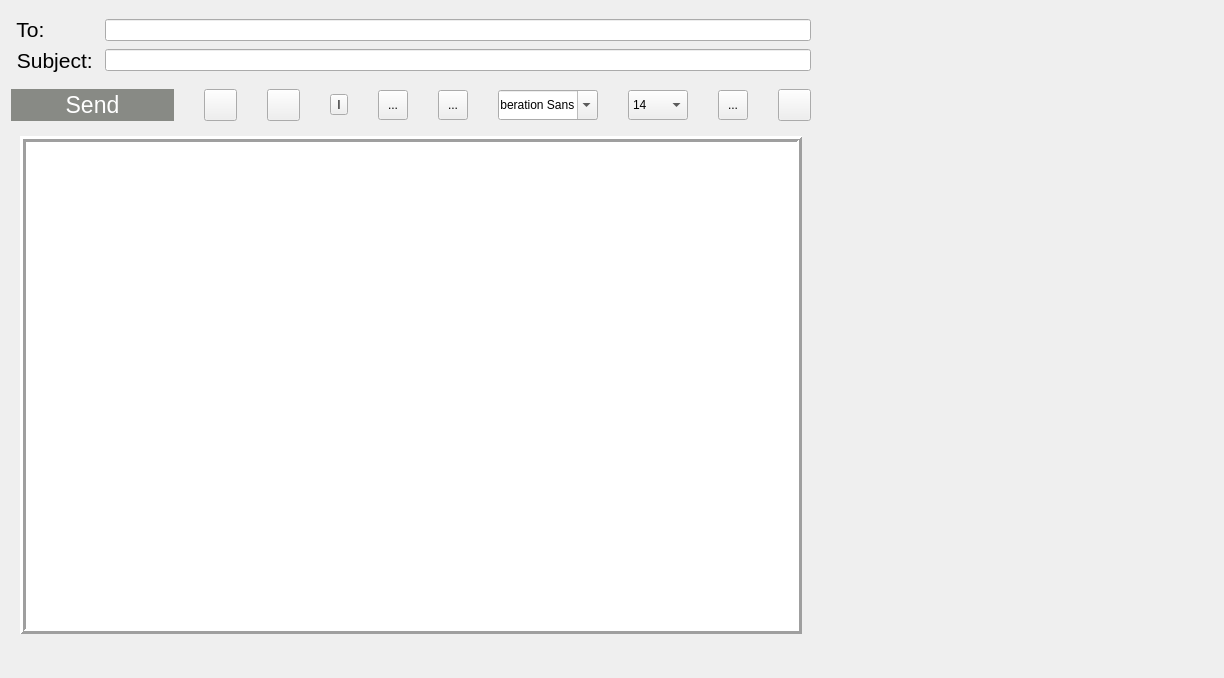
<?xml version="1.0" encoding="UTF-8"?>
<ui version="4.0">
 <class>Write</class>
 <widget class="QWidget" name="Write">
  <property name="geometry">
   <rect>
    <x>0</x>
    <y>0</y>
    <width>1224</width>
    <height>678</height>
   </rect>
  </property>
  <property name="minimumSize">
   <size>
    <width>1000</width>
    <height>0</height>
   </size>
  </property>
  <property name="maximumSize">
   <size>
    <width>1224</width>
    <height>16777215</height>
   </size>
  </property>
  <property name="windowTitle">
   <string>Form</string>
  </property>
  <layout class="QHBoxLayout" name="horizontalLayout_4">
   <item>
    <widget class="QWidget" name="widget_5" native="true">
     <property name="sizePolicy">
      <sizepolicy hsizetype="Fixed" vsizetype="Preferred">
       <horstretch>0</horstretch>
       <verstretch>0</verstretch>
      </sizepolicy>
     </property>
     <property name="minimumSize">
      <size>
       <width>800</width>
       <height>0</height>
      </size>
     </property>
     <property name="maximumSize">
      <size>
       <width>900</width>
       <height>16777215</height>
      </size>
     </property>
     <layout class="QVBoxLayout" name="verticalLayout">
      <property name="leftMargin">
       <number>0</number>
      </property>
      <property name="topMargin">
       <number>0</number>
      </property>
      <property name="rightMargin">
       <number>0</number>
      </property>
      <property name="bottomMargin">
       <number>0</number>
      </property>
      <item>
       <widget class="QWidget" name="widget_6" native="true"/>
      </item>
      <item>
       <widget class="QWidget" name="widget" native="true">
        <layout class="QHBoxLayout" name="horizontalLayout">
         <property name="leftMargin">
          <number>0</number>
         </property>
         <property name="topMargin">
          <number>0</number>
         </property>
         <property name="rightMargin">
          <number>0</number>
         </property>
         <property name="bottomMargin">
          <number>0</number>
         </property>
         <item>
          <widget class="QWidget" name="widget_7" native="true">
           <layout class="QVBoxLayout" name="verticalLayout_4">
            <property name="leftMargin">
             <number>0</number>
            </property>
            <property name="topMargin">
             <number>0</number>
            </property>
            <property name="rightMargin">
             <number>0</number>
            </property>
            <property name="bottomMargin">
             <number>0</number>
            </property>
            <item>
             <widget class="QLabel" name="label">
              <property name="font">
               <font>
                <pointsize>16</pointsize>
               </font>
              </property>
              <property name="text">
               <string> To:      </string>
              </property>
             </widget>
            </item>
            <item>
             <widget class="QLabel" name="label_2">
              <property name="font">
               <font>
                <pointsize>16</pointsize>
               </font>
              </property>
              <property name="text">
               <string> Subject: </string>
              </property>
             </widget>
            </item>
           </layout>
          </widget>
         </item>
         <item>
          <widget class="QWidget" name="widget_2" native="true">
           <layout class="QVBoxLayout" name="verticalLayout_3">
            <property name="leftMargin">
             <number>0</number>
            </property>
            <property name="topMargin">
             <number>0</number>
            </property>
            <property name="rightMargin">
             <number>0</number>
            </property>
            <property name="bottomMargin">
             <number>0</number>
            </property>
            <item>
             <widget class="QLineEdit" name="lineEdit_to">
              <property name="font">
               <font>
                <underline>true</underline>
               </font>
              </property>
              <property name="text">
               <string/>
              </property>
             </widget>
            </item>
            <item>
             <widget class="QLineEdit" name="lineEdit_subject">
              <property name="font">
               <font>
                <underline>true</underline>
               </font>
              </property>
              <property name="text">
               <string/>
              </property>
             </widget>
            </item>
           </layout>
          </widget>
         </item>
        </layout>
       </widget>
      </item>
      <item>
       <widget class="QWidget" name="widget_4" native="true">
        <layout class="QHBoxLayout" name="horizontalLayout_3">
         <property name="spacing">
          <number>30</number>
         </property>
         <property name="leftMargin">
          <number>0</number>
         </property>
         <property name="topMargin">
          <number>10</number>
         </property>
         <property name="rightMargin">
          <number>0</number>
         </property>
         <property name="bottomMargin">
          <number>0</number>
         </property>
         <item>
          <widget class="QPushButton" name="pushButton_send">
           <property name="minimumSize">
            <size>
             <width>0</width>
             <height>30</height>
            </size>
           </property>
           <property name="maximumSize">
            <size>
             <width>200</width>
             <height>16777215</height>
            </size>
           </property>
           <property name="font">
            <font>
             <pointsize>17</pointsize>
            </font>
           </property>
           <property name="styleSheet">
            <string notr="true">
QPushButton {
	background-color: rgb(136, 138, 133);
        color: rgb(255, 255, 255);
	border: 1px solid transparent;
	padding: 4px 22px;
}

QPushButton:hover {
	background-color: rgb(46, 52, 54);
        color: #ffffff;
}

QPushButton:pressed {
	color: rgb(255, 255, 255);
background-color: rgb(0, 0, 0);
}</string>
           </property>
           <property name="text">
            <string>Send</string>
           </property>
          </widget>
         </item>
         <item>
          <widget class="QToolButton" name="toolButton_appendix">
           <property name="toolTip">
            <string>Appendix</string>
           </property>
           <property name="text">
            <string/>
           </property>
           <property name="icon">
            <iconset resource="res.qrc">
             <normaloff>:/new/prefix1/picres/file_new.png</normaloff>:/new/prefix1/picres/file_new.png</iconset>
           </property>
           <property name="iconSize">
            <size>
             <width>25</width>
             <height>25</height>
            </size>
           </property>
          </widget>
         </item>
         <item>
          <widget class="QToolButton" name="toolButton_Bold">
           <property name="toolTip">
            <string>Bold</string>
           </property>
           <property name="text">
            <string/>
           </property>
           <property name="icon">
            <iconset resource="res.qrc">
             <normaloff>:/new/prefix1/picres/text_bold.png</normaloff>:/new/prefix1/picres/text_bold.png</iconset>
           </property>
           <property name="iconSize">
            <size>
             <width>25</width>
             <height>25</height>
            </size>
           </property>
           <property name="checkable">
            <bool>true</bool>
           </property>
          </widget>
         </item>
         <item>
          <widget class="QToolButton" name="toolButton_italic">
           <property name="toolTip">
            <string>Italic</string>
           </property>
           <property name="text">
            <string>I</string>
           </property>
           <property name="icon">
            <iconset resource="res.qrc">
             <normaloff>:/new/prefix1/picres/text_italic.png</normaloff>:/new/prefix1/picres/text_italic.png</iconset>
           </property>
           <property name="iconSize">
            <size>
             <width>25</width>
             <height>25</height>
            </size>
           </property>
           <property name="checkable">
            <bool>true</bool>
           </property>
          </widget>
         </item>
         <item>
          <widget class="QToolButton" name="toolButton_underline">
           <property name="minimumSize">
            <size>
             <width>30</width>
             <height>30</height>
            </size>
           </property>
           <property name="toolTip">
            <string>Underline</string>
           </property>
           <property name="text">
            <string>...</string>
           </property>
           <property name="icon">
            <iconset resource="res.qrc">
             <normaloff>:/new/prefix1/picres/text_underline.png</normaloff>:/new/prefix1/picres/text_underline.png</iconset>
           </property>
           <property name="iconSize">
            <size>
             <width>25</width>
             <height>25</height>
            </size>
           </property>
           <property name="checkable">
            <bool>true</bool>
           </property>
          </widget>
         </item>
         <item>
          <widget class="QToolButton" name="toolButton_color">
           <property name="minimumSize">
            <size>
             <width>30</width>
             <height>30</height>
            </size>
           </property>
           <property name="text">
            <string>...</string>
           </property>
           <property name="icon">
            <iconset resource="res.qrc">
             <normaloff>:/new/prefix1/picres/color_palette.png</normaloff>:/new/prefix1/picres/color_palette.png</iconset>
           </property>
           <property name="iconSize">
            <size>
             <width>25</width>
             <height>25</height>
            </size>
           </property>
           <property name="checkable">
            <bool>true</bool>
           </property>
          </widget>
         </item>
         <item>
          <widget class="QFontComboBox" name="fontComboBox">
           <property name="minimumSize">
            <size>
             <width>0</width>
             <height>30</height>
            </size>
           </property>
           <property name="maximumSize">
            <size>
             <width>100</width>
             <height>16777215</height>
            </size>
           </property>
           <property name="iconSize">
            <size>
             <width>16</width>
             <height>25</height>
            </size>
           </property>
          </widget>
         </item>
         <item>
          <widget class="QComboBox" name="comboBox">
           <property name="minimumSize">
            <size>
             <width>0</width>
             <height>30</height>
            </size>
           </property>
           <property name="maximumSize">
            <size>
             <width>60</width>
             <height>16777215</height>
            </size>
           </property>
           <property name="currentIndex">
            <number>6</number>
           </property>
           <item>
            <property name="text">
             <string>8</string>
            </property>
           </item>
           <item>
            <property name="text">
             <string>9</string>
            </property>
           </item>
           <item>
            <property name="text">
             <string>10</string>
            </property>
           </item>
           <item>
            <property name="text">
             <string>11</string>
            </property>
           </item>
           <item>
            <property name="text">
             <string>12</string>
            </property>
           </item>
           <item>
            <property name="text">
             <string>13</string>
            </property>
           </item>
           <item>
            <property name="text">
             <string>14</string>
            </property>
           </item>
           <item>
            <property name="text">
             <string>15</string>
            </property>
           </item>
           <item>
            <property name="text">
             <string>16</string>
            </property>
           </item>
           <item>
            <property name="text">
             <string>17</string>
            </property>
           </item>
           <item>
            <property name="text">
             <string>18</string>
            </property>
           </item>
           <item>
            <property name="text">
             <string>19</string>
            </property>
           </item>
           <item>
            <property name="text">
             <string>20</string>
            </property>
           </item>
           <item>
            <property name="text">
             <string>21</string>
            </property>
           </item>
           <item>
            <property name="text">
             <string>22</string>
            </property>
           </item>
           <item>
            <property name="text">
             <string>23</string>
            </property>
           </item>
           <item>
            <property name="text">
             <string>24</string>
            </property>
           </item>
          </widget>
         </item>
         <item>
          <widget class="QToolButton" name="toolButton_clear">
           <property name="minimumSize">
            <size>
             <width>30</width>
             <height>30</height>
            </size>
           </property>
           <property name="text">
            <string>...</string>
           </property>
           <property name="icon">
            <iconset resource="res.qrc">
             <normaloff>:/new/prefix1/picres/button_delete.png</normaloff>:/new/prefix1/picres/button_delete.png</iconset>
           </property>
           <property name="iconSize">
            <size>
             <width>25</width>
             <height>25</height>
            </size>
           </property>
          </widget>
         </item>
         <item>
          <widget class="QToolButton" name="toolButton_draft">
           <property name="minimumSize">
            <size>
             <width>30</width>
             <height>30</height>
            </size>
           </property>
           <property name="toolTip">
            <string>Draft</string>
           </property>
           <property name="text">
            <string/>
           </property>
           <property name="icon">
            <iconset resource="res.qrc">
             <normaloff>:/new/prefix1/picres/edit.png</normaloff>:/new/prefix1/picres/edit.png</iconset>
           </property>
           <property name="iconSize">
            <size>
             <width>25</width>
             <height>25</height>
            </size>
           </property>
          </widget>
         </item>
        </layout>
       </widget>
      </item>
      <item>
       <widget class="QWidget" name="widget_3" native="true">
        <layout class="QVBoxLayout" name="verticalLayout_2">
         <item>
          <widget class="QTextEdit" name="textEdit">
           <property name="frameShape">
            <enum>QFrame::Box</enum>
           </property>
           <property name="frameShadow">
            <enum>QFrame::Raised</enum>
           </property>
           <property name="lineWidth">
            <number>3</number>
           </property>
          </widget>
         </item>
        </layout>
       </widget>
      </item>
      <item>
       <widget class="QWidget" name="widget_files" native="true">
        <property name="minimumSize">
         <size>
          <width>0</width>
          <height>50</height>
         </size>
        </property>
        <layout class="QHBoxLayout" name="horizontalLayout_file">
         <property name="sizeConstraint">
          <enum>QLayout::SetFixedSize</enum>
         </property>
        </layout>
       </widget>
      </item>
     </layout>
    </widget>
   </item>
   <item>
    <widget class="ContactList" name="widget_contacts" native="true">
     <property name="minimumSize">
      <size>
       <width>300</width>
       <height>0</height>
      </size>
     </property>
    </widget>
   </item>
  </layout>
 </widget>
 <customwidgets>
  <customwidget>
   <class>ContactList</class>
   <extends>QWidget</extends>
   <header location="global">contactlist.h</header>
   <container>1</container>
  </customwidget>
 </customwidgets>
 <resources>
  <include location="res.qrc"/>
 </resources>
 <connections/>
</ui>
